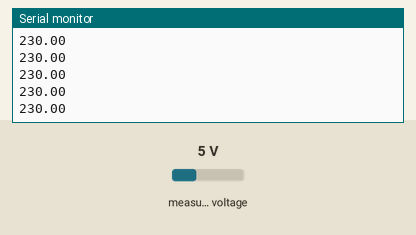
The sketch below on a simulated ESP32. Shown: the last lines printed to the serial monitor. The test bench sets the inputs (shaded band); at power-on: measured voltage 5 V.

Above: at 1.2 s.
1.3 s: measured voltage set to 0.3 V
At 2.3 s:
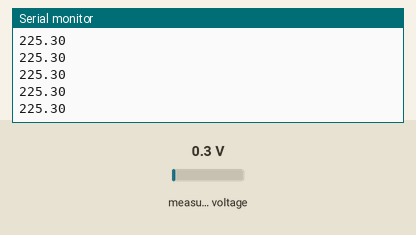
2.8 s: measured voltage set to 3.8 V
At 3.6 s:
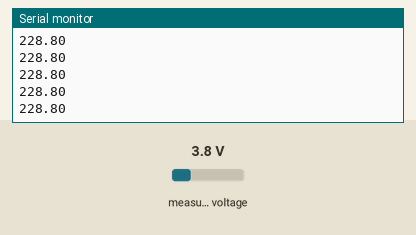
Timing chart, 0 to 5.8 s (numbered marks = the images above; inputs shaded):
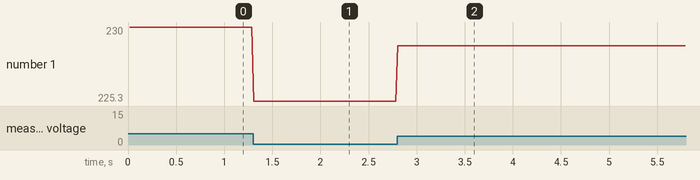

Measured:
- after the input at 1.3 s, the serial monitor: prints a new line at once (image 1)
- after the input at 2.8 s, the serial monitor: prints a new line at once (image 2)
- plotted number 1: 230 → 225.3 after the input at 1.3 s, 225.3 → 228.8 after the input at 2.8 s

The sketch:

lectura_voltaje.ino
```cpp
#include <ZMPT101B.h>     //include sensor library

#define SENSITIVITY 500.0f  //define the sensitivity

ZMPT101B voltageSensor(27, 60.0);


void setup() {
  Serial.begin(115200); // Iniciar comunicación serial a 115200 baudios
  voltageSensor.setSensitivity(SENSITIVITY);
}

void loop() {
   float voltage = voltageSensor.getRmsVoltage();


  //Serial.print(" Voltage: ");
  Serial.println(voltage);

   // Esperar medio segundo antes de la siguiente lectura
}
```
